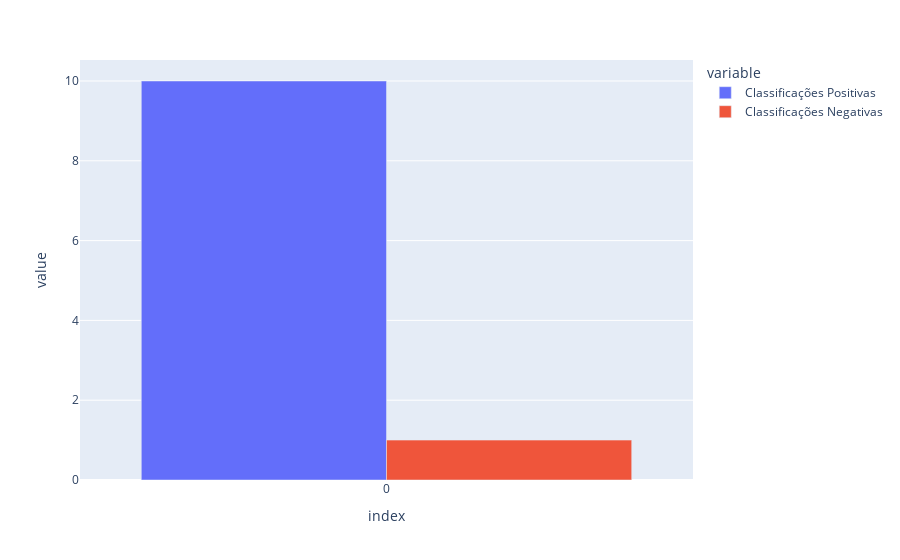

Notebook cell for this chart:
### Code cell
df_cont = pd.DataFrame([{'Classificações Positivas':10,'Classificações Negativas':1}])
fig = px.bar(df_cont, y=['Classificações Positivas','Classificações Negativas'], barmode='group')
#fig.update_layout(yaxis_range=[0,int(len(json_txt))])
#start_button.write(fig, use_container_width=True)
fig

### Figure 1 — Plotly figure (JSON) as saved in the notebook; plotly's stock layout.template omitted (floating-point values rounded to 4 significant figures)
{"data": [{"alignmentgroup": "True", "hovertemplate": "variable=Classificações Positivas<br>index=%{x}<br>value=%{y}<extra></extra>", "legendgroup": "Classificações Positivas", "marker": {"color": "#636efa", "pattern": {"shape": ""}}, "name": "Classificações Positivas", "offsetgroup": "Classificações Positivas", "orientation": "v", "showlegend": true, "textposition": "auto", "type": "bar", "x": [0], "xaxis": "x", "y": [10], "yaxis": "y"}, {"alignmentgroup": "True", "hovertemplate": "variable=Classificações Negativas<br>index=%{x}<br>value=%{y}<extra></extra>", "legendgroup": "Classificações Negativas", "marker": {"color": "#EF553B", "pattern": {"shape": ""}}, "name": "Classificações Negativas", "offsetgroup": "Classificações Negativas", "orientation": "v", "showlegend": true, "textposition": "auto", "type": "bar", "x": [0], "xaxis": "x", "y": [1], "yaxis": "y"}], "layout": {"barmode": "group", "legend": {"title": {"text": "variable"}, "tracegroupgap": 0}, "margin": {"t": 60}, "xaxis": {"anchor": "y", "domain": [0, 1], "title": {"text": "index"}}, "yaxis": {"anchor": "x", "domain": [0, 1], "title": {"text": "value"}}}}
